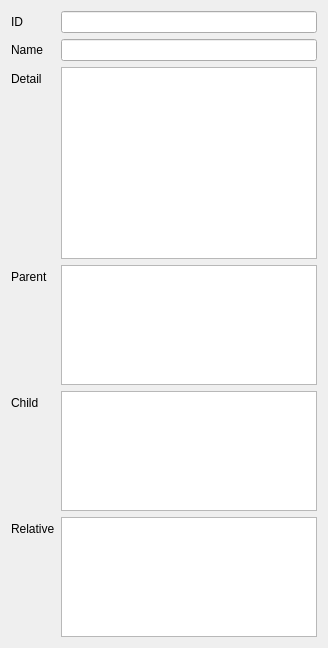
       <widget class="QWidget" name="layoutWidget_3">
        <layout class="QFormLayout" name="formLayout">
         <item row="0" column="0">
          <widget class="QLabel" name="label_id">
           <property name="text">
            <string>ID</string>
           </property>
          </widget>
         </item>
         <item row="0" column="1">
          <widget class="QLineEdit" name="lineEdit_id">
           <property name="enabled">
            <bool>true</bool>
           </property>
           <property name="minimumSize">
            <size>
             <width>0</width>
             <height>0</height>
            </size>
           </property>
           <property name="readOnly">
            <bool>true</bool>
           </property>
          </widget>
         </item>
         <item row="1" column="0">
          <widget class="QLabel" name="label_name">
           <property name="sizePolicy">
            <sizepolicy hsizetype="Preferred" vsizetype="Preferred">
             <horstretch>0</horstretch>
             <verstretch>0</verstretch>
            </sizepolicy>
           </property>
           <property name="text">
            <string>Name</string>
           </property>
          </widget>
         </item>
         <item row="1" column="1">
          <widget class="QLineEdit" name="lineEdit_name">
           <property name="minimumSize">
            <size>
             <width>0</width>
             <height>0</height>
            </size>
           </property>
           <property name="dragEnabled">
            <bool>false</bool>
           </property>
           <property name="readOnly">
            <bool>false</bool>
           </property>
           <property name="clearButtonEnabled">
            <bool>false</bool>
           </property>
          </widget>
         </item>
         <item row="2" column="0">
          <widget class="QLabel" name="label_detail">
           <property name="sizePolicy">
            <sizepolicy hsizetype="Preferred" vsizetype="Preferred">
             <horstretch>0</horstretch>
             <verstretch>0</verstretch>
            </sizepolicy>
           </property>
           <property name="text">
            <string>Detail</string>
           </property>
          </widget>
         </item>
         <item row="2" column="1">
          <widget class="MyPlainTextEdit" name="plainTextEdit_detail">
           <property name="enabled">
            <bool>true</bool>
           </property>
           <property name="minimumSize">
            <size>
             <width>0</width>
             <height>0</height>
            </size>
           </property>
           <property name="maximumSize">
            <size>
             <width>16777215</width>
             <height>16777215</height>
            </size>
           </property>
           <property name="readOnly">
            <bool>false</bool>
           </property>
           <property name="plainText">
            <string/>
           </property>
          </widget>
         </item>
         <item row="3" column="0">
          <widget class="QLabel" name="label_parent">
           <property name="text">
            <string>Parent</string>
           </property>
          </widget>
         </item>
         <item row="3" column="1">
          <widget class="QListWidget" name="listWidget_parent">
           <property name="sizePolicy">
            <sizepolicy hsizetype="Expanding" vsizetype="Expanding">
             <horstretch>0</horstretch>
             <verstretch>0</verstretch>
            </sizepolicy>
           </property>
           <property name="minimumSize">
            <size>
             <width>0</width>
             <height>0</height>
            </size>
           </property>
           <property name="maximumSize">
            <size>
             <width>16777215</width>
             <height>120</height>
            </size>
           </property>
           <property name="showDropIndicator" stdset="0">
            <bool>false</bool>
           </property>
           <property name="dragDropMode">
            <enum>QAbstractItemView::NoDragDrop</enum>
           </property>
           <property name="defaultDropAction">
            <enum>Qt::IgnoreAction</enum>
           </property>
           <property name="movement">
            <enum>QListView::Static</enum>
           </property>
           <property name="flow">
            <enum>QListView::LeftToRight</enum>
           </property>
           <property name="resizeMode">
            <enum>QListView::Adjust</enum>
           </property>
           <property name="spacing">
            <number>5</number>
           </property>
           <property name="viewMode">
            <enum>QListView::IconMode</enum>
           </property>
           <property name="selectionRectVisible">
            <bool>false</bool>
           </property>
          </widget>
         </item>
         <item row="4" column="0">
          <widget class="QLabel" name="label_child">
           <property name="text">
            <string>Child</string>
           </property>
          </widget>
         </item>
         <item row="4" column="1">
          <widget class="QListWidget" name="listWidget_child">
           <property name="minimumSize">
            <size>
             <width>0</width>
             <height>0</height>
            </size>
           </property>
           <property name="maximumSize">
            <size>
             <width>16777215</width>
             <height>120</height>
            </size>
           </property>
           <property name="showDropIndicator" stdset="0">
            <bool>false</bool>
           </property>
           <property name="dragDropMode">
            <enum>QAbstractItemView::NoDragDrop</enum>
           </property>
           <property name="defaultDropAction">
            <enum>Qt::IgnoreAction</enum>
           </property>
           <property name="movement">
            <enum>QListView::Static</enum>
           </property>
           <property name="resizeMode">
            <enum>QListView::Adjust</enum>
           </property>
           <property name="spacing">
            <number>5</number>
           </property>
           <property name="viewMode">
            <enum>QListView::IconMode</enum>
           </property>
           <property name="selectionRectVisible">
            <bool>false</bool>
           </property>
          </widget>
         </item>
         <item row="5" column="0">
          <widget class="QLabel" name="label_relative">
           <property name="text">
            <string>Relative</string>
           </property>
          </widget>
         </item>
         <item row="5" column="1">
          <widget class="QListWidget" name="listWidget_relative">
           <property name="minimumSize">
            <size>
             <width>0</width>
             <height>0</height>
            </size>
           </property>
           <property name="maximumSize">
            <size>
             <width>16777215</width>
             <height>120</height>
            </size>
           </property>
           <property name="showDropIndicator" stdset="0">
            <bool>false</bool>
           </property>
           <property name="dragDropMode">
            <enum>QAbstractItemView::NoDragDrop</enum>
           </property>
           <property name="defaultDropAction">
            <enum>Qt::IgnoreAction</enum>
           </property>
           <property name="selectionMode">
            <enum>QAbstractItemView::SingleSelection</enum>
           </property>
           <property name="movement">
            <enum>QListView::Static</enum>
           </property>
           <property name="flow">
            <enum>QListView::LeftToRight</enum>
           </property>
           <property name="resizeMode">
            <enum>QListView::Adjust</enum>
           </property>
           <property name="layoutMode">
            <enum>QListView::SinglePass</enum>
           </property>
           <property name="spacing">
            <number>5</number>
           </property>
           <property name="viewMode">
            <enum>QListView::IconMode</enum>
           </property>
           <property name="wordWrap">
            <bool>false</bool>
           </property>
           <property name="selectionRectVisible">
            <bool>false</bool>
           </property>
          </widget>
         </item>
        </layout>
       </widget>
